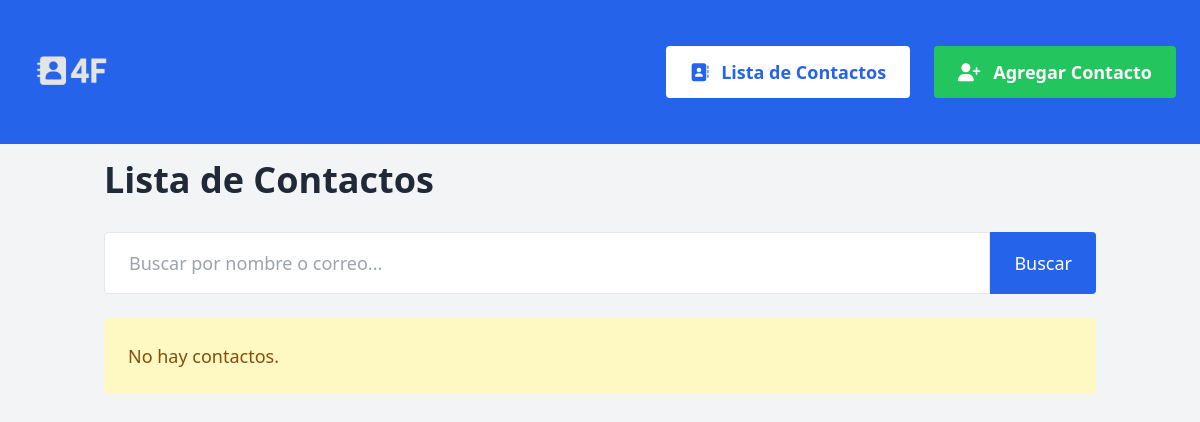
/contactos/, run on an earlier commit of the app's database.
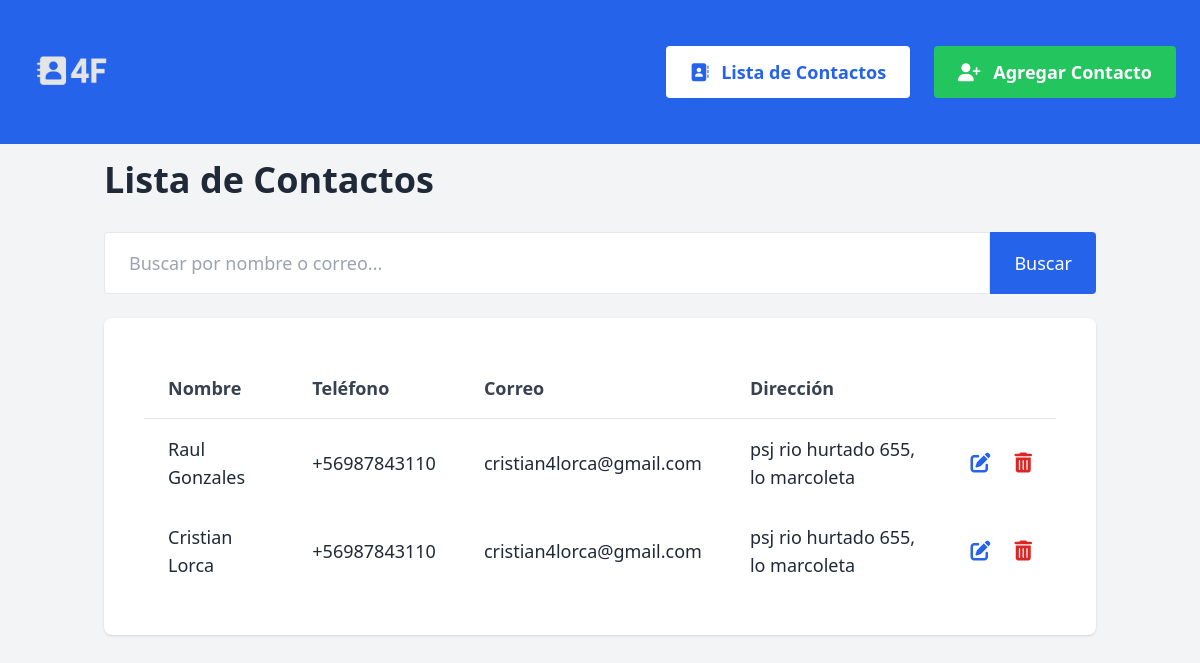
And on a later commit of the database.
### AgendaPersonal/models.py (models this page shows, shortened)
class Contacto (models.Model):
    nombre = models.CharField(max_length=100)
    telefono = models.CharField(max_length=12)
    correo = models.EmailField()
    direccion = models.CharField(max_length=100)

### AgendaPersonal/views.py (the view)
# urls.py: path("contactos/", views.lista_contactos, name="lista_contactos"),
def lista_contactos(request):
    query = request.GET.get('q')
    if query:
        contactos = Contacto.objects.filter(
        Q(nombre__icontains=query) | Q(correo__icontains=query)
        )
    else:
        contactos = Contacto.objects.all()
    return render(request, 'AgendaPersonal/lista_contactos.html', {'contactos': contactos, 'query': query})

### AgendaPersonal/templates/AgendaPersonal/lista_contactos.html (shortened to what this page needs)
{% extends "AgendaPersonal/base.html" %}
{% block content %}
  <div class="max-w-5xl mx-auto">
    <h1 class="text-4xl font-bold mb-8">Lista de Contactos</h1>
    <form method="get" class="mb-6 flex">
      <input type="text" name="q" placeholder="Buscar por nombre o correo..." value="{{ query|default:'' }}" class="flex-1 px-6 py-4 text-lg border rounded-l">
      <button type="submit" class="bg-blue-600 text-white px-6 py-4 text-lg rounded-r">Buscar</button>
    </form>
    {% if contactos %}
      <div class="bg-white rounded-lg shadow p-10">
        <table class="min-w-full divide-y divide-gray-200 text-lg">
          <thead>
            <tr>
              <th class="px-6 py-4 text-left font-semibold text-gray-700">Nombre</th>
              <th class="px-6 py-4 text-left font-semibold text-gray-700">Teléfono</th>
              <th class="px-6 py-4 text-left font-semibold text-gray-700">Correo</th>
              <th class="px-6 py-4 text-left font-semibold text-gray-700">Dirección</th>
              <th class="px-6 py-4"></th>
            </tr>
          </thead>
          <tbody>
            {% for contacto in contactos %}
              <tr class="hover:bg-gray-50">
                <td class="px-6 py-4">{{ contacto.nombre }}</td>
                <td class="px-6 py-4">{{ contacto.telefono }}</td>
                <td class="px-6 py-4">{{ contacto.correo }}</td>
                <td class="px-6 py-4">{{ contacto.direccion }}</td>
                <td class="px-6 py-4">
                  <div class="flex items-center space-x-6">
                    <a href="{% url 'editar_contacto' contacto.id %}" class="text-blue-600 hover:text-blue-800" title="Editar">
                      <i class="fas fa-edit text-xl"></i>
                    </a>
                    <a href="{% url 'eliminar_contacto' contacto.id %}" class="text-red-600 hover:text-red-800" title="Eliminar">
                      <i class="fas fa-trash-alt text-xl"></i>
                    </a>
                  </div>
                </td>
              </tr>
            {% endfor %}
          </tbody>
        </table>
      </div>
    {% else %}
      <div class="bg-yellow-100 text-yellow-800 p-6 rounded text-lg">No hay contactos.</div>
    {% endif %}
  </div>
{% endblock %}

### AgendaPersonal/templates/AgendaPersonal/base.html (shortened to what this page needs)
{% load static %}
<!DOCTYPE html>
<html lang="es">
  <head>
    <script src="https://cdn.tailwindcss.com"></script>
    <link rel="stylesheet" href="https://cdnjs.cloudflare.com/ajax/libs/font-awesome/6.4.0/css/all.min.css">
  </head>
  <body class="bg-gray-100 text-gray-800">
    <nav class="bg-blue-600 p-6 text-white flex items-center justify-between">
      <a href="{% url 'inicio' %}" class="flex items-center space-x-3">
        <img src="{% static 'img/Logo4F_1.png' %}" alt="Logo AgendaPersonal"
             class="h-24 w-auto transition-transform duration-300 hover:scale-105">
      </a>
      <div class="flex space-x-6">
        <a href="{% url 'lista_contactos' %}" class="bg-white text-blue-600 px-6 py-3 rounded hover:bg-gray-100 font-semibold text-lg">
          <i class="fas fa-address-book mr-2"></i> Lista de Contactos
        </a>
        <a href="{% url 'nuevo_contacto' %}" class="bg-green-500 text-white px-6 py-3 rounded hover:bg-green-600 font-semibold text-lg">
          <i class="fas fa-user-plus mr-2"></i> Agregar Contacto
        </a>
      </div>
    </nav>
    <div class="container mx-auto p-4">
      {% block content %}{% endblock %}
    </div>
  </body>
</html>

What changed in the data, as far as the page shows it:
added Contacto: nombre "Raul Gonzales", telefono "+56987843110", correo "cristian4lorca@gmail.com", direccion "psj rio hurtado 655, lo marcoleta"
added Contacto: nombre "Cristian Lorca", telefono "+56987843110", correo "cristian4lorca@gmail.com", direccion "psj rio hurtado 655, lo marcoleta"
Also different on the page:
text no longer shown: "No hay contactos."
text now shown: "Nombre Teléfono Correo Dirección"
